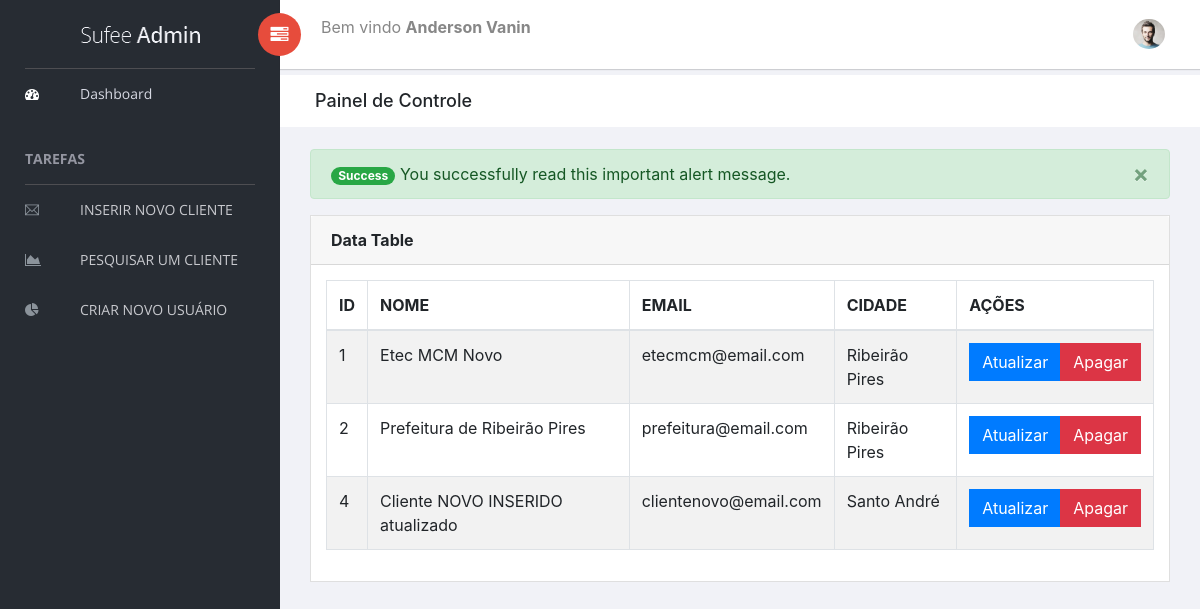
Screenshot of /painel/index.php (signed in) with the database file from the repository.
### tables this page shows
CREATE TABLE `cadastro` (
  `id_cliente` int(11) NOT NULL,
  `nome_cliente` varchar(255) NOT NULL,
  `email_cliente` varchar(255) NOT NULL,
  `cidade` varchar(255) NOT NULL
);

### painel/index.php (the view, shortened to what this page needs)
<?php
    require('conecta.php');
?>
<?php
    include_once('cabecalho.php');
?>
        <div class="content mt-3">
            <div class="col-sm-12">
                <div class="alert  alert-success alert-dismissible fade show" role="alert">
                    <span class="badge badge-pill badge-success">Success</span> You successfully read this important alert message.
                    <button type="button" class="close" data-dismiss="alert" aria-label="Close">
                        <span aria-hidden="true">&times;</span>
                    </button>
                </div>
            </div>
            <div class="col-sm-12">
            <div class="card">
                            <div class="card-header">
                                <strong class="card-title">Data Table</strong>
                            </div>
                            <div class="card-body">
                                <table id="bootstrap-data-table-export" class="table table-striped table-bordered">
                                    <thead>
                                        <tr>
                                            <th>ID</th>
                                            <th>NOME</th>
                                            <th>EMAIL</th>
                                            <th>CIDADE</th>
                                            <th>AÇÕES</th>
                                        </tr>
                                    </thead>
                                    <tbody>
                                    <?php
                                         $sql = "SELECT * FROM cadastro";
                                         $consulta = $conexao->query($sql);
                                         while ($dados = $consulta->fetch_assoc()){
                                            echo "<tr>";
                                            echo "<td>".$dados['id_cliente']."</td>";
                                            echo "<td>".$dados['nome_cliente']."</td>";
                                            echo "<td>".$dados['email_cliente']."</td>";
                                            echo "<td>".$dados['cidade']."</td>";
                                        ?>
                                            <td>
                                                <div class="btn-group" role="group" aria-label="Basic mixed styles example">
                                                    <a a href="form_atualiza_cliente.php?id=<?php echo $dados['id_cliente']; ?>" class="btn btn-primary" >Atualizar</a>
                                                    <a a href="apaga_cliente.php?id=<?php echo $dados['id_cliente']; ?>" class="btn btn-danger" >Apagar</a>
                                                </div>
                                            </td>
                                        <?php
                                            echo "</tr>";
                                         }
                                    ?>
                                    </tbody>
                                </table>
                            </div>
                        </div>
            </div>
        </div>
    </div>
</body>
</html>

### painel/cabecalho.php (shortened to what this page needs)
<!doctype html>
<html class="no-js" lang="en">
<head>
    <link rel="stylesheet" href="vendors/bootstrap/dist/css/bootstrap.min.css">
    <link rel="stylesheet" href="vendors/font-awesome/css/font-awesome.min.css">
    <link rel="stylesheet" href="vendors/themify-icons/css/themify-icons.css">
    <link rel="stylesheet" href="assets/css/style.css">
</head>
<body>
    <aside id="left-panel" class="left-panel">
        <nav class="navbar navbar-expand-sm navbar-default">
            <div class="navbar-header">
                <a class="navbar-brand" href="./"><img src="images/logo.png" alt="Logo"></a>
            </div>
            <div id="main-menu" class="main-menu collapse navbar-collapse">
                <ul class="nav navbar-nav">
                    <li class="active">
                        <a href="index.php"> <i class="menu-icon fa fa-dashboard"></i>Dashboard </a>
                    </li>
                    <h3 class="menu-title">Tarefas</h3>
                    <li>
                        <a href="form_insere_cliente.php"> <i class="menu-icon ti-email"></i>INSERIR NOVO CLIENTE</a>
                    </li>
                    <li>
                        <a href="pesquisa.php"> <i class="menu-icon fa fa-area-chart"></i>PESQUISAR UM CLIENTE</a>
                    </li>
                    <li>
                        <a href="form_insere_usuario.php"> <i class="menu-icon fa fa-pie-chart"></i>CRIAR NOVO USUÁRIO</a>
                    </li>
                </ul>
            </div>
        </nav>
    </aside>
    <div id="right-panel" class="right-panel">
        <header id="header" class="header">
            <div class="header-menu">
                <div class="col-sm-7">
                    <a id="menuToggle" class="menutoggle pull-left"><i class="fa fa fa-tasks"></i></a>
                    <div class="header-left">
                        <p>Bem vindo <b><?php echo $_SESSION['nome']; ?></b></p>
                    </div>
                </div>
                <div class="col-sm-5">
                    <div class="user-area dropdown float-right">
                        <a href="#" class="dropdown-toggle" data-toggle="dropdown" aria-haspopup="true" aria-expanded="false">
                            <img class="user-avatar rounded-circle" src="images/admin.jpg" alt="User Avatar">
                        </a>
                    </div>
                </div>
            </div>
        </header>
        <div class="breadcrumbs">
            <div class="col-sm-4">
                <div class="page-header float-left">
                    <div class="page-title">
                        <h1>Painel de Controle</h1>
                    </div>
                </div>
            </div>
        </div>

### rows the page displays
cadastro: id_cliente "1", nome_cliente "Etec MCM Novo", email_cliente "etecmcm@email.com", cidade "Ribeirão Pires"
cadastro: id_cliente "2", nome_cliente "Prefeitura de Ribeirão Pires", email_cliente "prefeitura@email.com", cidade "Ribeirão Pires"
cadastro: id_cliente "4", nome_cliente "Cliente NOVO INSERIDO atualizado", email_cliente "clientenovo@email.com", cidade "Santo André"

### other values shown
$_SESSION['nome'] "Anderson Vanin"
